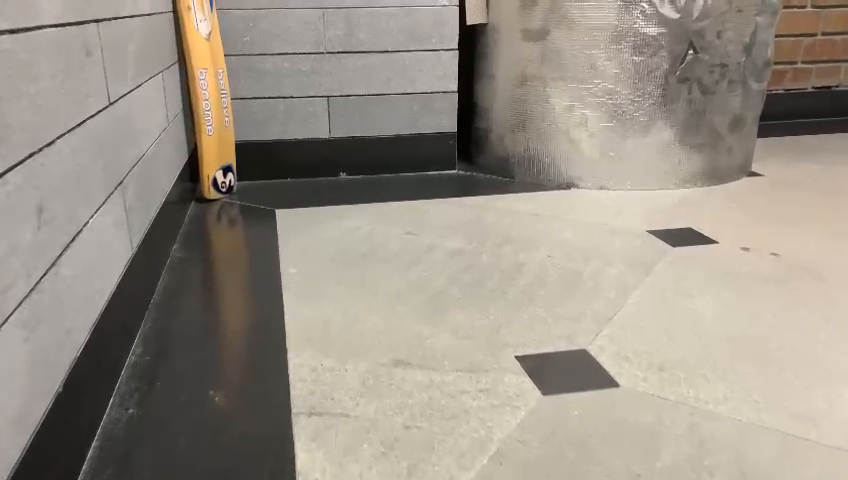
#> input picture frame 60 of Test/test1.mp4, 848 x 480 px
$ python Orb_Feature_Detector.py
#> lines starting #> are read from the running program, lines starting #| are printed output that depends on the picture
#> in main, frame is the input picture: shape (480, 848, 3); mean B, G, R 135.6, 147, 155.2
import cv2
import numpy as np
import matplotlib.pyplot as plt

class CameraSpecs:
    def __init__(self):
        self.intrinsics = np.array([[800, 0, 320],
                                    [0, 800, 240],
                                    [0, 0, 1]])

class Frontend:
    def __init__(self, cam_specs):
        self.cam_specs = cam_specs
        self.prev_pose = np.eye(4)
        self.state = "INIT"
        self.path = []
        self.orb = cv2.ORB_create()
        self.bf = cv2.BFMatcher(cv2.NORM_HAMMING, crossCheck=True)
        self.prev_keypoints = None
        self.prev_descriptors = None

    def track(self, obs):
        gray_frame = cv2.cvtColor(obs.frame, cv2.COLOR_BGR2GRAY)
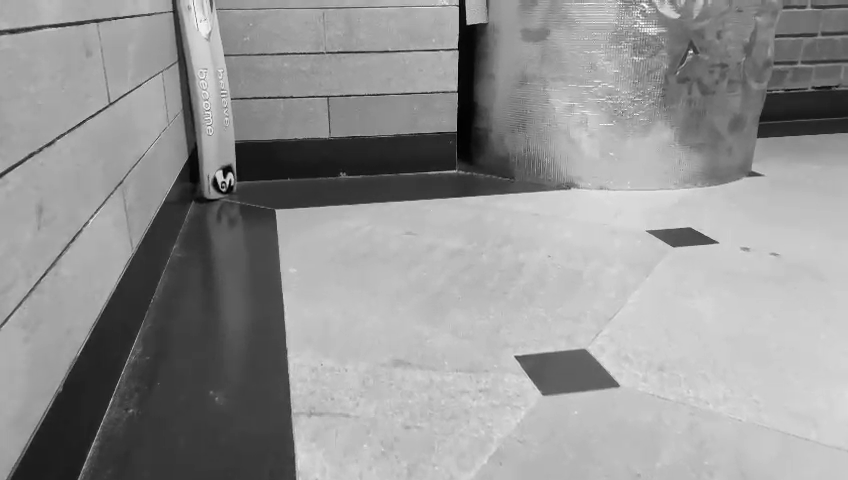
#> gray_frame: shape (480, 848); min 0, max 255, mean 148.2
        kp, des = self.orb.detectAndCompute(gray_frame, None)
#> kp = 494 keypoints; strongest (x, y, size): (225, 174, 44.6), (223, 182, 31), (224, 176, 37.2), (229, 173, 31)

        if self.state == "INIT":
            self.prev_keypoints = kp
#> self.prev_keypoints has the same summary as kp
            self.prev_descriptors = des
            self.state = "TRACKING"
            self.path.append((0, 0))
            return {"init": True}, None, None, None

        # Match descriptors
        matches = self.bf.match(self.prev_descriptors, des)
        matches = sorted(matches, key=lambda x: x.distance)

        # Filter matches based on distance
        good_matches = [m for m in matches if m.distance < 50]  # Adjust threshold as needed

        if len(good_matches) >= 10:
            # Extract locations of good matches
            points1 = np.float32([self.prev_keypoints[m.queryIdx].pt for m in good_matches])
            points2 = np.float32([kp[m.trainIdx].pt for m in good_matches])

            # Estimate essential matrix
            E, mask = cv2.findEssentialMat(points2, points1, self.cam_specs.intrinsics, method=cv2.RANSAC, prob=0.999, threshold=1.0)
            if E is not None:
                _, R, t, mask = cv2.recoverPose(E, points2, points1, self.cam_specs.intrinsics)

                # Update pose
                translation = t.flatten()
                new_pose = np.eye(4)
                new_pose[:3, :3] = R
                new_pose[:3, 3] = translation

                self.prev_pose = self.prev_pose @ new_pose
                self.path.append((self.prev_pose[0, 3], self.prev_pose[1, 3]))

                self.prev_keypoints = kp
                self.prev_descriptors = des

                return {"matches": len(good_matches), "pose": self.prev_pose}, kp, None, None

        return {"matches": 0}, None, None, None

class Observation:
    def __init__(self, frame):
        self.frame = frame

def main(video_file):
    cap = cv2.VideoCapture(video_file)
    cam_specs = CameraSpecs()
    frontend = Frontend(cam_specs)

    plt.ion()  # Turn on interactive mode for real-time plotting
    fig, ax = plt.subplots()
    ax.set_title('Path Taken')
    ax.set_xlabel('X position')
    ax.set_ylabel('Y position')
    ax.axis('equal')

    while cap.isOpened():
        ret, frame = cap.read()
        if not ret:
            break

        obs = Observation(frame)
        result, kp, _, _ = frontend.track(obs)
#> result = {'init': True}
        print(result)
#| {'init': True}

        # Draw matches (optional)
        if kp is not None:
            cv2.drawKeypoints(frame, kp, frame)

        cv2.imshow('Video', frame)

        # Update the path plot in real-time
        path = np.array(frontend.path)
        ax.clear()  # Clear the previous plot
        ax.plot(path[:, 0], path[:, 1], marker='o')
        ax.set_title('Path Taken')
        ax.set_xlabel('X position')
        ax.set_ylabel('Y position')
        ax.axis('equal')
        plt.pause(0.01)  # Pause to update the plot
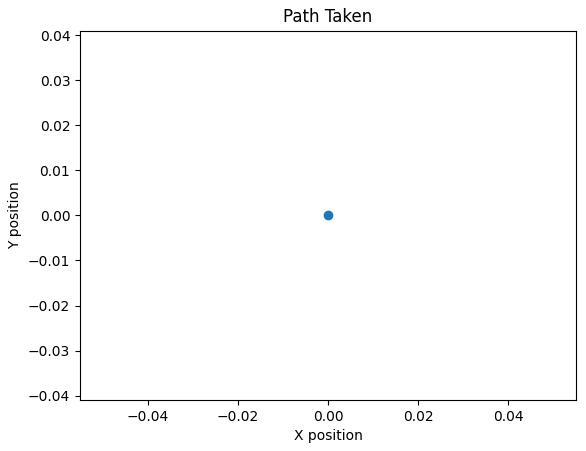
#> figure drawn by matplotlib, 1 panel

        if cv2.waitKey(1) & 0xFF == ord('q'):
#> (key q is pressed here)
            break

    cap.release()
    cv2.destroyAllWindows()

    # Show final plot after the loop ends
    plt.ioff()  # Turn off interactive mode
    plt.show()

if __name__ == "__main__":
    video_file = "/home/rohith-pt7726/Desktop/AGV/Test/test1.mp4"  # Change this to your video file path
    main(video_file)

$ run again, starting later in the video
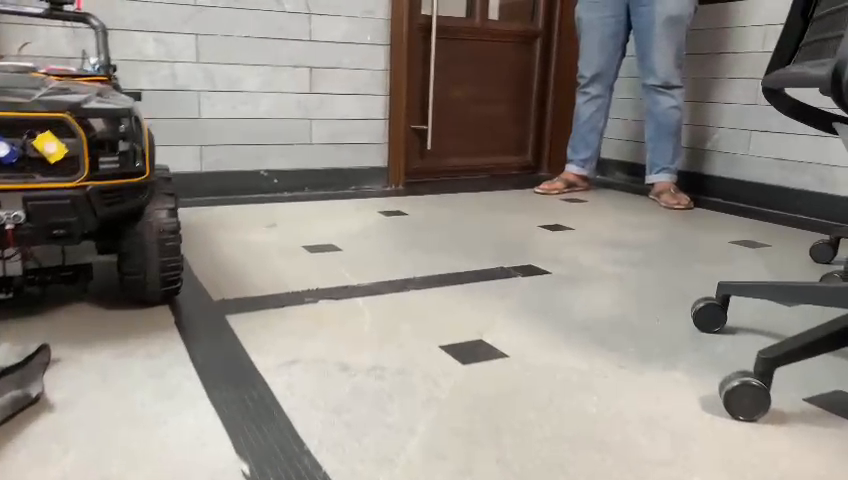
#> input picture frame 270 of Test/test1.mp4, 848 x 480 px
#> in main, frame is the input picture: shape (480, 848, 3); mean B, G, R 131.6, 138.5, 144.2
#> in track, `gray_frame = cv2.cvtColor(obs.frame, cv2.COLOR_BGR2GRAY)`:
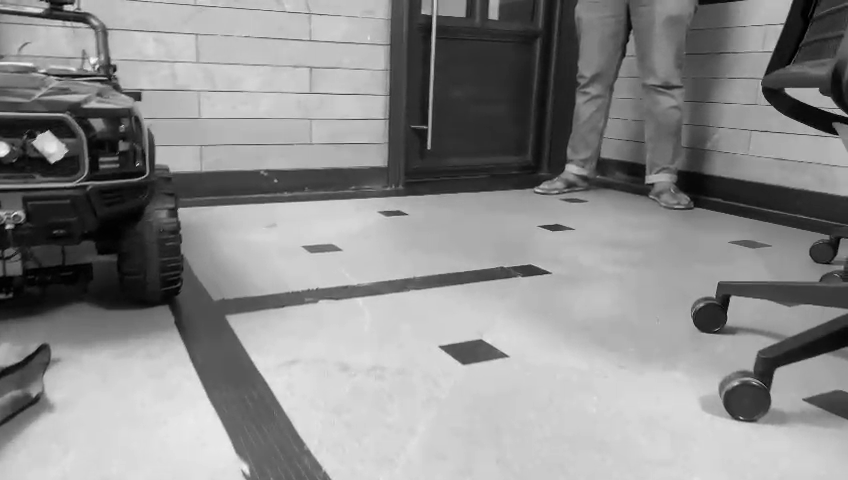
#> gray_frame: shape (480, 848); min 0, max 255, mean 139.4
#> kp = 500 keypoints; strongest (x, y, size): (48, 131, 31), (52, 162, 37.2), (52, 161, 44.6), (114, 68, 44.6)
#> self.prev_keypoints has the same summary as kp
#> result = {'init': True}
#| {'init': True}

$ run again, starting later in the video
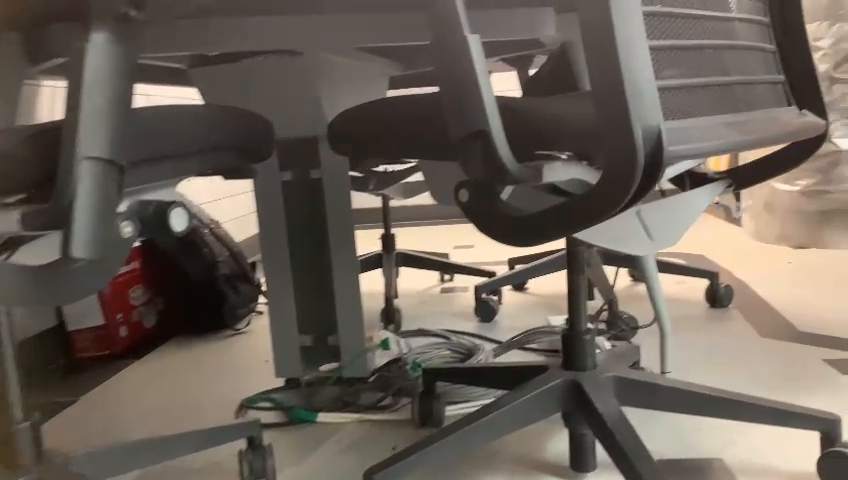
#> input picture frame 480 of Test/test1.mp4, 848 x 480 px
#> in main, frame is the input picture: shape (480, 848, 3); mean B, G, R 89.1, 98.4, 108
#> in track, `gray_frame = cv2.cvtColor(obs.frame, cv2.COLOR_BGR2GRAY)`:
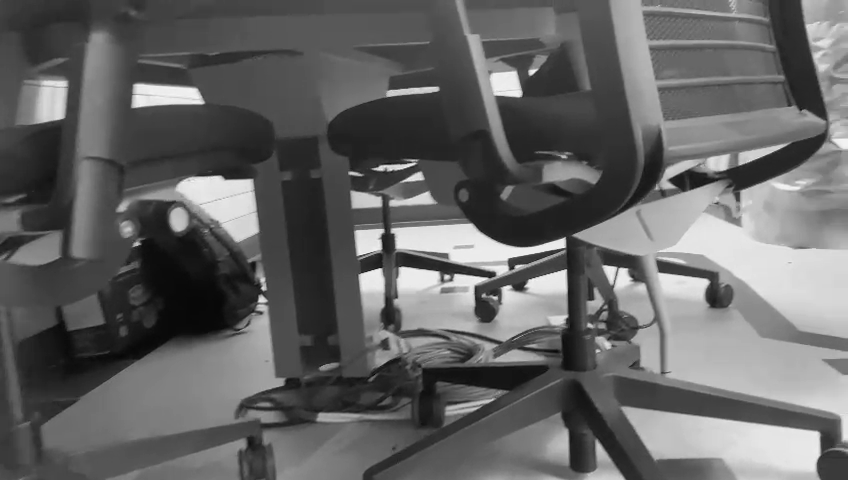
#> gray_frame: shape (480, 848); min 1, max 248, mean 100.3
#> kp = 500 keypoints; strongest (x, y, size): (562, 241, 64.3), (565, 270, 31), (563, 271, 53.6), (564, 271, 44.6)
#> self.prev_keypoints has the same summary as kp
#> result = {'init': True}
#| {'init': True}
